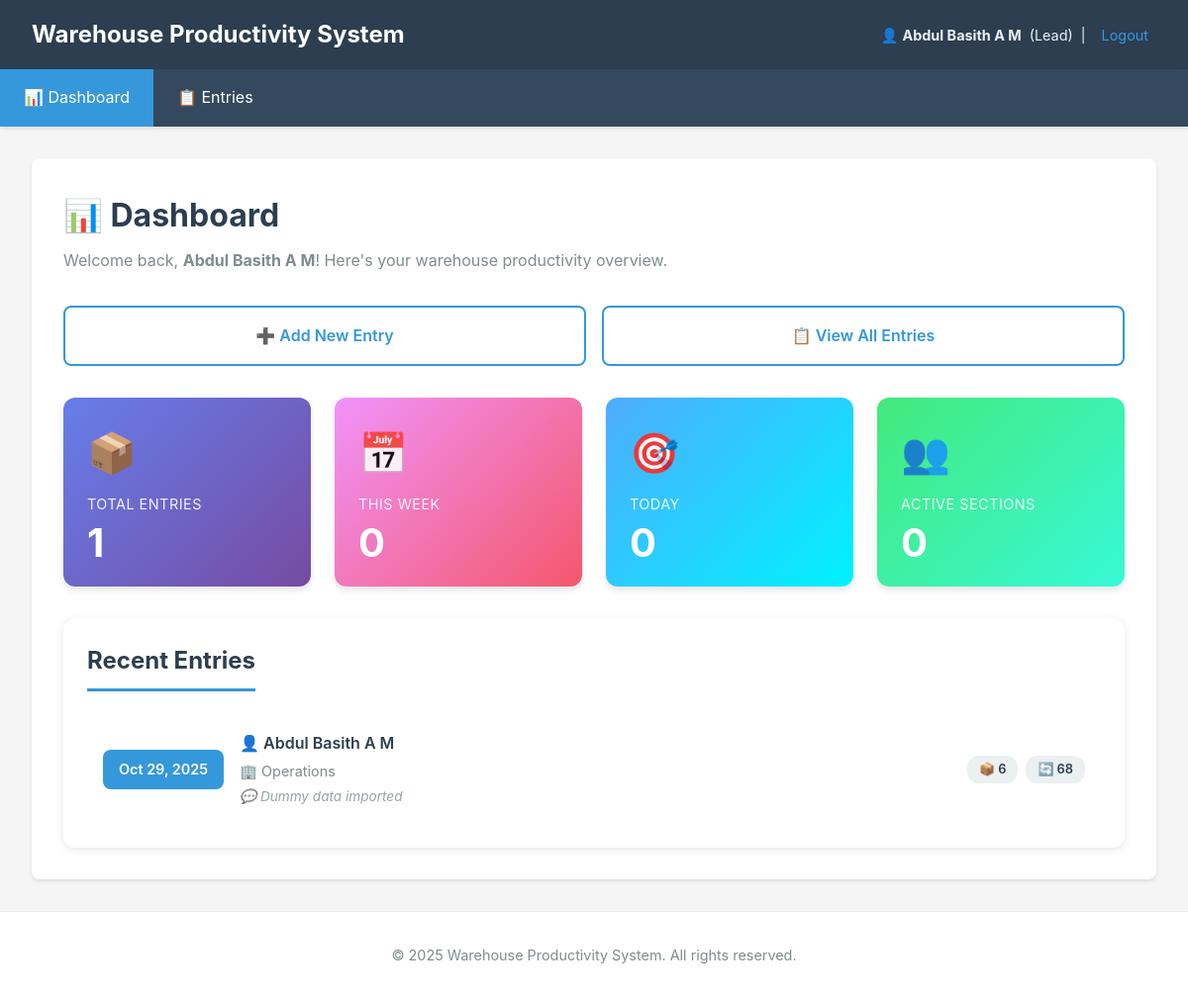
Page / (signed in) on the committed database.
### productivity/models.py (models this page shows, shortened)
class User(AbstractUser):
    ROLE_CHOICES = [
        ('admin','Admin'),
        ('manager','Manager'),
        ('lead','Lead'),
        ('employee','Employee'),
    ]
    role = models.CharField(max_length=20, choices=ROLE_CHOICES, default='employee')
    sections = models.ManyToManyField('Section', blank=True, related_name='employees')

class ProductivityEntry(models.Model):
    lead = models.ForeignKey(User, limit_choices_to={'role':'employee'}, on_delete=models.CASCADE, related_name='entries')
    section = models.ForeignKey(Section, on_delete=models.PROTECT, related_name='entries')
    date = models.DateField()
    remarks = models.TextField(blank=True)
    created_at = models.DateTimeField(auto_now_add=True)
    bundle_opening = models.IntegerField(default=0)
    sorting = models.IntegerField(default=0)
    loading = models.IntegerField(default=0)
    sticker = models.PositiveIntegerField(default=0)
    scanning = models.PositiveIntegerField(default=0)
    put_away = models.PositiveIntegerField(default=0)
    picking = models.PositiveIntegerField(default=0)
    class Meta:
        unique_together = ('lead','section','date')
        ordering = ['-date','-created_at']

class Section(models.Model):
    name = models.CharField(max_length=200, unique=True)
    description = models.TextField(blank=True)

### productivity/views.py (the view)
# urls.py: path('', views.dashboard, name='dashboard'),
@login_required
def dashboard(request):
    user = request.user
    if role_check(user, ['admin','manager']):
        total_entries = ProductivityEntry.objects.count()
        entries_recent = ProductivityEntry.objects.all()[:10]
        sections = Section.objects.all()
    elif role_check(user, ['lead']):
        total_entries = ProductivityEntry.objects.filter(lead=user).count()
        entries_recent = ProductivityEntry.objects.filter(lead=user)[:10]
        sections = user.sections.all()
    else:
        total_entries = ProductivityEntry.objects.filter(section__in=user.sections.all()).count()
        entries_recent = ProductivityEntry.objects.filter(section__in=user.sections.all())[:10]
        sections = user.sections.all()
    return render(request, 'productivity/dashboard.html', {
        'total_entries': total_entries,
        'entries_recent': entries_recent,
        'sections': sections,
    })

### productivity/views.py (called while the page is built)
def role_check(user, roles):
    return user.is_authenticated and (user.role in roles or user.is_superuser)

### templates/productivity/dashboard.html (shortened to what this page needs)
{% extends 'productivity/base.html' %}
{% block content %}
<div class="dashboard-header">
    <h2>📊 Dashboard</h2>
    <p>Welcome back, <strong>{{ user.username }}</strong>! Here's your warehouse productivity overview.</p>
</div>
<div class="quick-actions">
    <a href="{% url 'entry_add' %}" class="quick-action-btn">
        ➕ Add New Entry
    </a>
    <a href="{% url 'entry_list' %}" class="quick-action-btn">
        📋 View All Entries
    </a>
</div>
<div class="stats-grid">
    <div class="stat-card blue">
        <div class="stat-card-icon">📦</div>
        <div class="stat-card-label">Total Entries</div>
        <div class="stat-card-value">{{ total_entries|default:0 }}</div>
    </div>
    <div class="stat-card green">
        <div class="stat-card-icon">📅</div>
        <div class="stat-card-label">This Week</div>
        <div class="stat-card-value">{{ entries_this_week|default:0 }}</div>
    </div>
    <div class="stat-card orange">
        <div class="stat-card-icon">🎯</div>
        <div class="stat-card-label">Today</div>
        <div class="stat-card-value">{{ entries_today|default:0 }}</div>
    </div>
    <div class="stat-card purple">
        <div class="stat-card-icon">👥</div>
        <div class="stat-card-label">Active Sections</div>
        <div class="stat-card-value">{{ active_sections|default:0 }}</div>
    </div>
</div>
<div class="recent-entries">
    <h3 class="section-title">Recent Entries</h3>
    {% if entries_recent %}
    <ul class="entries-list">
        {% for e in entries_recent %}
        <li class="entry-item">
            <div class="entry-date">
                {{ e.date|date:"M d, Y" }}
            </div>
            <div class="entry-details">
                <div class="entry-lead">👤 {{ e.lead.username }}</div>
                <div class="entry-section">🏢 {{ e.section.name }}</div>
                {% if e.remarks %}
                <div class="entry-remarks">💬 {{ e.remarks|truncatewords:15 }}</div>
                {% endif %}
            </div>
            <div class="entry-stats">
                {% if e.bundle_opening %}
                <span class="entry-stat-badge">📦 {{ e.bundle_opening }}</span>
                {% endif %}
                {% if e.sorting %}
                <span class="entry-stat-badge">🔄 {{ e.sorting }}</span>
                {% endif %}
            </div>
        </li>
        {% endfor %}
    </ul>
    {% endif %}
</div>
{% endblock %}

### templates/productivity/base.html (shortened to what this page needs)
<!doctype html>
<html lang="en">
<head>
</head>
<body>
    <header class="header">
        <div class="header-content">
            <h1>Warehouse Productivity System</h1>
            <div class="user-info">
                {% if user.is_authenticated %}
                    <span>👤 <strong>{{ user.username }}</strong></span>
                    <span>({{ user.get_role_display }})</span>
                    <span>|</span>
                    <a href="{% url 'logout' %}">Logout</a>
                {% else %}
                    <a href="login/">Login</a> to continue
                {% endif %}
            </div>
        </div>
    </header>
    <nav class="nav">
        <ul id="navMenu">
            <li>
                <a href="{% url 'dashboard' %}"
                   {% if request.resolver_match.url_name == 'dashboard' %}class="active"{% endif %}>
                    📊 Dashboard
                </a>
            </li>
            <li>
                <a href="{% url 'entry_list' %}"
                   {% if request.resolver_match.url_name == 'entry_list' %}class="active"{% endif %}>
                    📋 Entries
                </a>
            </li>
        </ul>
    </nav>
    <div class="container">
        <main class="content">
            {% block content %}{% endblock %}
        </main>
    </div>
    <footer class="footer">
        <p>&copy; {% now "Y" %} Warehouse Productivity System. All rights reserved.</p>
    </footer>
</body>
</html>

### templates/productivity/base.html (style rules this page uses)
* { margin: 0; padding: 0; box-sizing: border-box; }
body { font-family: -apple-system, BlinkMacSystemFont, 'Segoe UI', Roboto, Oxygen, Ubuntu, Cantarell, sans-serif; line-height: 1.6; color: #333; background-color: #f5f5f5; min-height: 100vh; display: flex; flex-direction: column; }
.header { background-color: #2c3e50; color: white; padding: 1rem 2rem; box-shadow: 0 2px 4px rgba(0,0,0,0.1); }
.header-content { display: flex; justify-content: space-between; align-items: center; flex-wrap: wrap; gap: 0.5rem; }
.header h1 { font-size: 1.5rem; margin: 0; }
.user-info { font-size: 0.9rem; color: #ecf0f1; display: flex; align-items: center; gap: 0.5rem; flex-wrap: wrap; }
.user-info a { color: #3498db; text-decoration: none; transition: color 0.3s; padding: 0.25rem 0.5rem; }
.nav { background-color: #34495e; box-shadow: 0 2px 4px rgba(0,0,0,0.1); position: relative; }
.nav ul { list-style: none; display: flex; flex-wrap: wrap; margin: 0; padding: 0; }
.nav li { margin: 0; }
.nav a { display: block; padding: 1rem 1.5rem; color: white; text-decoration: none; transition: background-color 0.3s; white-space: nowrap; }
.nav a.active { background-color: #3498db; }
.container { max-width: 1400px; margin: 2rem auto; padding: 0 2rem; flex: 1; width: 100%; }
.content { background-color: white; padding: 2rem; border-radius: 8px; box-shadow: 0 2px 4px rgba(0,0,0,0.1); }
.footer { text-align: center; padding: 2rem; color: #7f8c8d; font-size: 0.9rem; background-color: white; border-top: 1px solid #e9ecef; }

### templates/productivity/dashboard.html (style rules this page uses)
.dashboard-header { margin-bottom: 2rem; }
.dashboard-header h2 { color: #2c3e50; font-size: 2rem; margin-bottom: 0.5rem; }
.dashboard-header p { color: #7f8c8d; font-size: 1rem; }
.stats-grid { display: grid; grid-template-columns: repeat(auto-fit, minmax(250px, 1fr)); gap: 1.5rem; margin-bottom: 2rem; }
.stat-card { background: linear-gradient(135deg, #667eea 0%, #764ba2 100%); color: white; padding: 1.5rem; border-radius: 12px; box-shadow: 0 4px 6px rgba(0,0,0,0.1); transition: transform 0.3s, box-shadow 0.3s; }
.stat-card.blue { background: linear-gradient(135deg, #667eea 0%, #764ba2 100%); }
.stat-card.green { background: linear-gradient(135deg, #f093fb 0%, #f5576c 100%); }
.stat-card.orange { background: linear-gradient(135deg, #4facfe 0%, #00f2fe 100%); }
.stat-card.purple { background: linear-gradient(135deg, #43e97b 0%, #38f9d7 100%); }
.stat-card-icon { font-size: 2.5rem; margin-bottom: 0.5rem; opacity: 0.9; }
.stat-card-label { font-size: 0.9rem; opacity: 0.9; margin-bottom: 0.5rem; text-transform: uppercase; letter-spacing: 0.5px; }
.stat-card-value { font-size: 2.5rem; font-weight: 700; line-height: 1; }
.section-title { font-size: 1.5rem; color: #2c3e50; margin-bottom: 1.5rem; padding-bottom: 0.5rem; border-bottom: 3px solid #3498db; display: inline-block; }
.recent-entries { background: white; border-radius: 12px; padding: 1.5rem; box-shadow: 0 2px 8px rgba(0,0,0,0.1); }
.entries-list { list-style: none; padding: 0; margin: 0; }
.entry-item { padding: 1rem; border-bottom: 1px solid #e9ecef; display: grid; grid-template-columns: auto 1fr auto; gap: 1rem; align-items: center; transition: background-color 0.2s; }
.entry-item:last-child { border-bottom: none; }
.entry-date { background: #3498db; color: white; padding: 0.5rem 1rem; border-radius: 8px; font-weight: 600; font-size: 0.9rem; text-align: center; min-width: 100px; }
.entry-details { flex: 1; }
.entry-lead { font-weight: 600; color: #2c3e50; font-size: 1rem; margin-bottom: 0.25rem; }
.entry-section { color: #7f8c8d; font-size: 0.9rem; margin-bottom: 0.25rem; }
.entry-remarks { color: #95a5a6; font-size: 0.85rem; font-style: italic; }
.entry-stats { display: flex; gap: 0.5rem; flex-wrap: wrap; }
.entry-stat-badge { background: #ecf0f1; padding: 0.25rem 0.75rem; border-radius: 12px; font-size: 0.8rem; color: #2c3e50; font-weight: 600; }
.quick-actions { display: grid; grid-template-columns: repeat(auto-fit, minmax(200px, 1fr)); gap: 1rem; margin-bottom: 2rem; }
.quick-action-btn { background: white; border: 2px solid #3498db; color: #3498db; padding: 1rem; border-radius: 8px; text-decoration: none; text-align: center; font-weight: 600; transition: all 0.3s; display: flex; align-items: center; justify-content: center; gap: 0.5rem; }

### rows in the picture
User: username "Abdul Basith A M", role "Lead"
ProductivityEntry: date "Oct 29, 2025", lead.username "Abdul Basith A M", section.name "Operations", remarks "Dummy data imported", bundle_opening "6", sorting "68"

### other values in the picture
{{ total_entries|default:0 }} "1"
{{ entries_this_week|default:0 }} "0"
{{ entries_today|default:0 }} "0"
{{ active_sections|default:0 }} "0"
